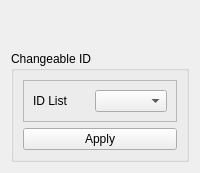
             <widget class="QWidget" name="page2ID">
              <layout class="QVBoxLayout" name="verticalLayout_6">
               <item>
                <spacer name="verticalSpacer_4">
                 <property name="orientation">
                  <enum>Qt::Vertical</enum>
                 </property>
                 <property name="sizeHint" stdset="0">
                  <size>
                   <width>20</width>
                   <height>40</height>
                  </size>
                 </property>
                </spacer>
               </item>
               <item>
                <widget class="QGroupBox" name="gbID">
                 <property name="title">
                  <string>Changeable ID</string>
                 </property>
                 <layout class="QVBoxLayout" name="verticalLayout_7">
                  <item>
                   <widget class="QFrame" name="frame_7">
                    <property name="frameShape">
                     <enum>QFrame::StyledPanel</enum>
                    </property>
                    <property name="frameShadow">
                     <enum>QFrame::Raised</enum>
                    </property>
                    <layout class="QHBoxLayout" name="horizontalLayout_5">
                     <item>
                      <widget class="QLabel" name="lblID">
                       <property name="text">
                        <string>ID List</string>
                       </property>
                      </widget>
                     </item>
                     <item>
                      <widget class="QComboBox" name="cbID"/>
                     </item>
                    </layout>
                   </widget>
                  </item>
                  <item>
                   <widget class="QPushButton" name="pbIDApply">
                    <property name="text">
                     <string>Apply</string>
                    </property>
                   </widget>
                  </item>
                 </layout>
                </widget>
               </item>
              </layout>
             </widget>
